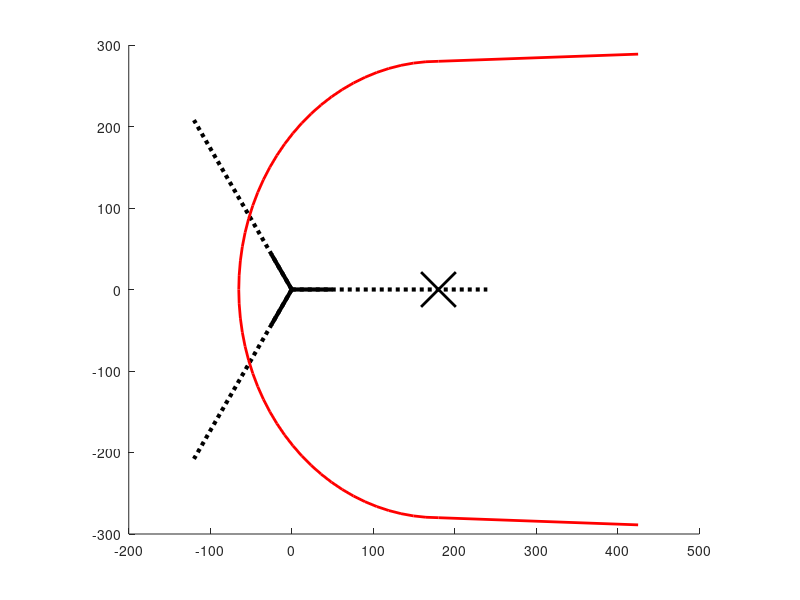

Write MATLAB code to recreate this figure. (Note: this script raises an error after producing the figure.)
%==========================================================================
% Název souboru:    vz_kon_b.m
% Autor:            Vít Fousek
% Datum:            15. 11. 2026
% Popis:
%       Základní princip, na kterém zakládám detekci kolize vzdáleností
%       koncových bodů deltabotů.
%==========================================================================

clc, close all, clear variables

% Parametry deltabota
l_base = 240;
l_efekrot = 50;

% Vypocet pro zakladnu deltabota
r = [l_base*cosd(120), l_base*sind(120);
    l_base*cosd(120), -l_base*sind(120);
    l_base, 0];
% Vypocet pro efektor deltabota
e = [l_efekrot*cosd(120), l_efekrot*sind(120);
    l_efekrot*cosd(120), -l_efekrot*sind(120);
    l_efekrot, 0];

fig = figure;
hold on
axis('equal')
axis([-200 500 -300 300])

% Vykresleni deltabota
l_r = plot([0, r(1,1)], [0, r(1,2)], 'k', 'LineStyle',':','LineWidth',3);
    plot([0, r(2,1)], [0, r(2,2)], 'k', 'LineStyle',':','LineWidth',3);
    plot([0, r(3,1)], [0, r(3,2)], 'k', 'LineStyle',':','LineWidth',3);
l_e = plot([0, e(1,1)], [0, e(1,2)], 'k','LineWidth',3);
    plot([0, e(2,1)], [0, e(2,2)], 'k','LineWidth',3);
    plot([0, e(3,1)], [0, e(3,2)], 'k','LineWidth',3);
% % Vypocet bezpecne vzdalenosti okolo efektrou
% r = l_efekrot + 10;
% th = 0:pi/50:2*pi;
% x_c = r*cos(th);
% y_c = r*sin(th);
% % Vypocet bezpecne oblasti za efektorem deltabotu
% x = 0:1:200;
% y = 0.5*x+200;
% % Vykresleni primek limitu
% plot(x_c,y_c, 'r');
% plot(x,y,'r');
% plot(x,-y,'r');
% plot([-60, -60], [-50, 50], 'r', 'LineWidth', 0.5)
% a = 2.5;
% b = 200;
% fplot(@(x) a*x + b, [-60, 0], 'LineWidth', 0.5, 'Color', 'r');
% fplot(@(x) -a*x - b, [-60, 0], 'LineWidth', 0.5, 'Color', 'r');


% Elipsa Ohnisko v [0,0]

elipsa_S = [l_base*0.75,0];             % stred posunut na kraj konstrukce
r_min = 65;                     % vzdalenost bodu efektoru k elipse v hlavni ose
a = r_min + l_base*0.75;
b = l_base + 40;
t = pi/2:pi/50:3*pi/2;
elipsa = [elipsa_S(1) + a*cos(t); elipsa_S(2) + b*sin(t)];
l_el = plot(elipsa(1,:),elipsa(2,:), 'LineWidth',2,'Color','r');
l_elS = plot(elipsa_S(1),elipsa_S(2),'Color','k','LineStyle','none','LineWidth',2,'Marker','x','MarkerSize',25);

% 1 = (x-m)^2/a^2 + (y-n)^2/b^2

pos = find(abs(elipsa(1,:) - elipsa_S(1)) < 1e-9);
dx = elipsa(1,pos(2)) - elipsa(1,pos(2)-1);
dy = elipsa(2,pos(2)) - elipsa(2,pos(2)-1);
smer = abs(dy/dx);
offset = elipsa(2,pos(1)) - smer*elipsa(1,pos(1));
X_k = [elipsa_S(1), elipsa_S(1)+a];
Y_k = [elipsa(2,pos(1)),0];
Y_k(2) = smer*X_k(2) + offset;

plot(X_k,Y_k, 'LineWidth',2,'Color','r')
plot(X_k,-Y_k, 'LineWidth',2,'Color','r')

[X,Y] = meshgrid(-300:2:600,-300:2:300);
p = zeros(size(Y,1),size(X,2));
for i = 1:size(X,2)
    for j = 1:size(Y,1)
        if X(1,i)<elipsa_S(1)
            if (X(1,i)-elipsa_S(1))^2/(a^2) + ((Y(j,1)-elipsa_S(2))^2)/(b^2) > 1
                p(j,i) = true;
            else
                p(j,i) = false;
            end
        else 
            if abs(Y(j,1)) > smer*X(1,i) + offset
                p(j,i) = true;
            else
                p(j,i) = false;
            end
        end
    end
end

% 1 = (x-m)^2/a^2 + (y-n)^2/b^2         % rovnice elipsy
% p = ((X-elipsa_S(1)).^2)/(a^2) + ((Y-elipsa_S(2)).^2)/(b^2) > 1;
p = double(p);
colormap([1,0,0; 0,1,0]);
clim([0,1])
surf(X,Y,p,'EdgeColor', 'none', 'FaceAlpha', 0.3)

lgd = legend([l_r,l_e,l_el,l_elS],{'Konstrukce os','Efektor','Limit povolené pozice','Střed elipsy'});
fontsize(16, "points");
lgd.Location = "northeast";
lgd.Position(1) = lgd.Position(1) - 0.02;
lgd.Position(2) = lgd.Position(2) - 0.01;
exportgraphics(fig, 'limit.pdf', 'ContentType', 'vector');
